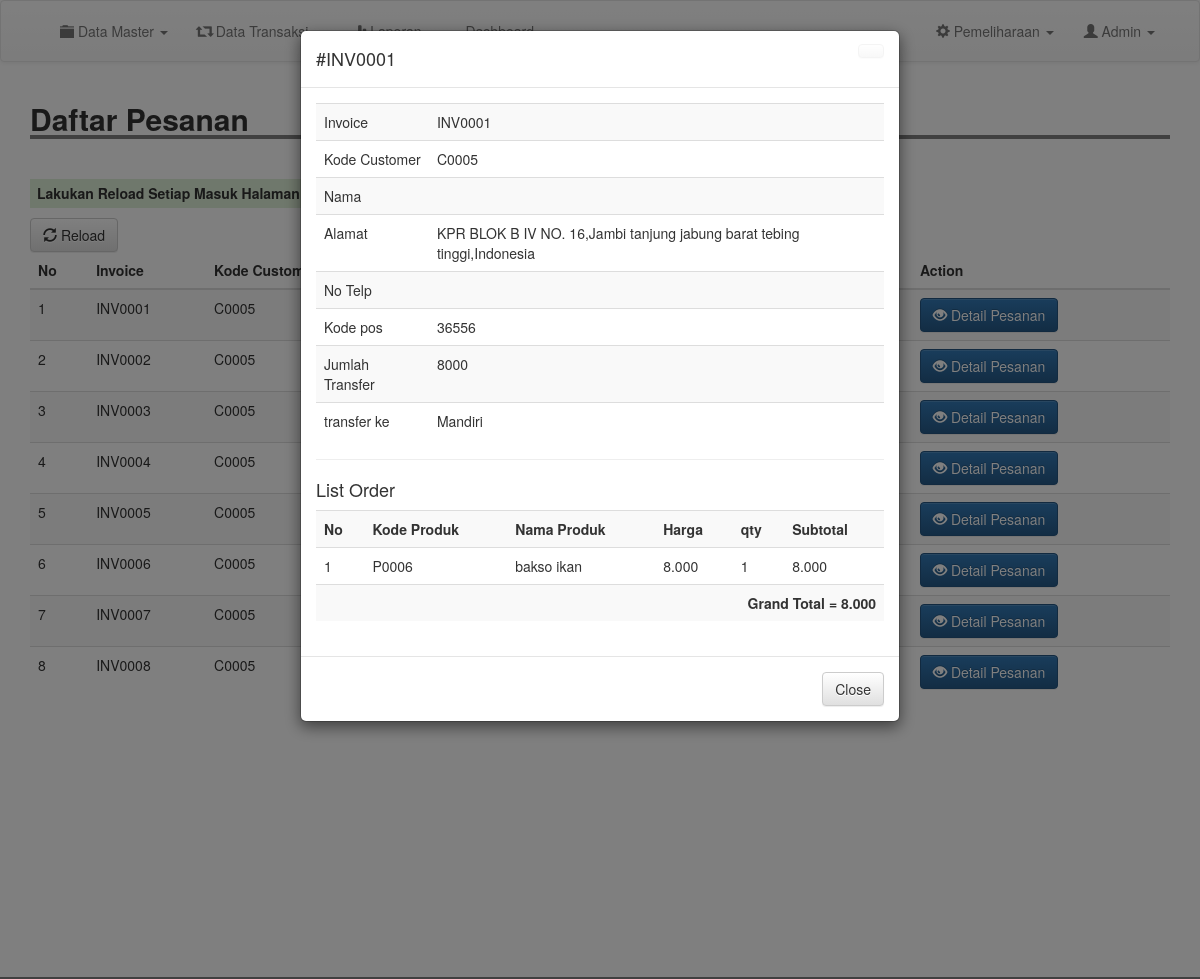
The page /admin/detailorder.php?inv=INV0001 (signed in) on the database its author committed.
### tables this page shows
CREATE TABLE `pesanan` (
  `id_order` int(11) NOT NULL,
  `invoice` varchar(200) NOT NULL,
  `kode_customer` varchar(200) NOT NULL,
  `kode_produk` varchar(200) NOT NULL,
  `nama_produk` varchar(200) NOT NULL,
  `qty` int(11) NOT NULL,
  `harga` int(11) NOT NULL,
  `nama_bank` varchar(30) NOT NULL,
  `status` varchar(200) NOT NULL,
  `tanggal` date NOT NULL,
  `provinsi` varchar(200) NOT NULL,
  `kota` varchar(200) NOT NULL,
  `alamat` varchar(200) NOT NULL,
  `kode_pos` varchar(200) NOT NULL,
  `terima` varchar(200) NOT NULL,
  `tolak` varchar(200) NOT NULL,
  `cek` int(11) NOT NULL
);

### admin/detailorder.php (the view, shortened to what this page needs)
<?php
include 'header.php';
$invoices = $_GET['inv'];
$d_order = mysqli_query($conn, "SELECT * FROM pesanan WHERE invoice = '$invoices'");
$t_order = mysqli_fetch_assoc($d_order);
$cs = mysqli_query($conn, "SELECT * FROM customer WHERE kode_customer = '".$t_order['kode_customer']."'");
$t_cs = mysqli_fetch_assoc($cs);
?>
<div class="container">
	<h2 style=" width: 100%; border-bottom: 4px solid gray"><b>Daftar Pesanan</b></h2>
	<br>
	<h5 class="bg-success" style="padding: 7px; width: 710px; font-weight: bold;"><marquee>Lakukan Reload Setiap Masuk Halaman ini, untuk menghindari terjadinya kesalahan data dan informasi</marquee></h5>
	<a href="pesanan.php" class="btn btn-default"><i class="glyphicon glyphicon-refresh"></i> Reload</a>
	<table class="table table-striped">
		<thead>
			<tr>
				<th scope="col">No</th>
				<th scope="col">Invoice</th>
				<th scope="col">Kode Customer</th>
				<th scope="col">Status</th>
				<th scope="col">Tanggal</th>
				<th scope="col">Action</th>
			</tr>
		</thead>
		<tbody>
			<?php
			$result = mysqli_query($conn, "SELECT DISTINCT invoice, kode_customer, status, kode_produk, qty,terima,tolak, cek FROM pesanan group by invoice");
			$no = 1;
			while($row = mysqli_fetch_assoc($result)){
				?>
				<tr>
					<td><?= $no; ?></td>
					<td><?= $row['invoice']; ?></td>
					<td><?= $row['kode_customer']; ?></td>
					<?php if($row['terima'] == 1){ ?>
						<td style="color: green;font-weight: bold;">Pesanan Diterima (Siap Kirim)
							<?php
						}else if($row['tolak'] == 1){
							?>
							<td style="color: red;font-weight: bold;">Pesanan Ditolak
								<?php
							}
								?>
						</td>
						<td>2020/26-01</td>
						<td>
							<a href="detailorder.php?inv=<?= $row['invoice']; ?>" type="submit" class="btn btn-primary"><i class="glyphicon glyphicon-eye-open"></i> Detail Pesanan</a>
						</td>
					</tr>
					<?php
					$no++;
				}
				?>
			</tbody>
		</table>
	<button type="hidden" data-toggle="modal" data-target="#myModal" id="btn" style="background-color: #fff; border: #fff;">
	</button>
	<div class="modal fade" id="myModal" tabindex="-1" role="dialog" aria-labelledby="myModalLabel">
		<div class="modal-dialog" role="document">
			<div class="modal-content">
				<div class="modal-header">
					<a href="m_produk.php" class="btn btn-default close"></a>
					<h4 class="modal-title" id="myModalLabel">#<?= $t_order['invoice']; ?></h4>
				</div>
				<div class="modal-body">
					<table class="table table-striped">
						<tr>
							<td>Invoice</td>
							<td><?= $t_order['invoice']; ?></td>
						</tr>
						<tr>
							<td>Kode Customer</td>
							<td><?= $t_order['kode_customer']; ?></td>
						</tr>
						<tr>
							<td>Nama</td>
							<td><?= $t_cs['nama']; ?></td>
						</tr>
						<tr>
							<td>Alamat</td>
							<td><?php echo  $t_order['alamat'].",".$t_order['kota'].",".$t_order['provinsi']; ?></td>
						</tr>
						<tr>
							<td>No Telp</td>
							<td><?= $t_cs['telp']; ?></td>
						</tr>
						<tr>
							<td>Kode pos</td>
							<td><?= $t_order['kode_pos']; ?></td>
						</tr>
						<tr>
							<td>Jumlah Transfer</td>
							<td><?= $t_order['harga']; ?></td>
						</tr>
						<td>transfer ke</td>
							<td><?= $t_order['nama_bank']; ?></td>
					</table>
					<hr>
					<h4>List Order</h4>
					<table class="table table-striped">
						<tr>
							<th>No</th>
							<th>Kode Produk</th>
							<th>Nama Produk</th>
							<th>Harga</th>
							<th>qty</th>
							<th>Subtotal</th>
						</tr>
					<?php
						$order = mysqli_query($conn, "SELECT * FROM pesanan WHERE invoice = '$invoices'");
						$no = 1;
						$grand = 0;
						while ($list = mysqli_fetch_assoc($order)) {
					 ?>
						<tr>
							<td><?= $no;  ?></td>
							<td><?= $list['kode_produk']; ?></td>
							<td><?= $list['nama_produk']; ?></td>
							<td><?= number_format($list['harga'], 0, ".", ".");  ?></td>
							<td><?= $list['qty'];  ?></td>
							<td><?= number_format($list['harga']*$list['qty'], 0, ".", ".");  ?></td>
						</tr>
					<?php
						$sub = $list['harga'] * $list['qty'];
						$grand += $sub;
						$no++;
						}
					 ?>
						<tr>
							<td colspan="6" class="text-right"><b>Grand Total = <?= number_format($grand, 0, ".", ".");  ?></b></td>
						</tr>
					</table>
				</div>
				<div class="modal-footer">
					<a href="pesanan.php" class="btn btn-default">Close</a>
				</div>
			</div>
		</div>
	</div>
	</div>
	<br>
	<br>
	<br>
	<br>
	<br>
	<br>
	<br>
	<br>
	<br>
	<br>
	<br>
	<br>
	<?php
	include 'footer.php';
	?>

### css/style.css (style rules this page uses)
body { margin:0; padding: 0; }

### rows shown on the page
pesanan: invoice "INV0001", kode_customer "C0005", alamat "KPR BLOK B IV NO. 16", kota "Jambi tanjung jabung barat tebing tinggi", provinsi "Indonesia", kode_pos "36556", harga "8000", nama_bank "Mandiri", kode_produk "P0006", nama_produk "bakso ikan", harga "8.000", qty "1", $list['harga']*$list['qty'] "8.000"

### other values the page prints
$row['invoice'] "INV0001"
$row['kode_customer'] "C0005"
$row['invoice'] "INV0002"
$row['invoice'] "INV0003"
$row['invoice'] "INV0004"
$row['invoice'] "INV0005"
$row['invoice'] "INV0006"
$row['invoice'] "INV0007"
$row['invoice'] "INV0008"
$grand "8.000"
